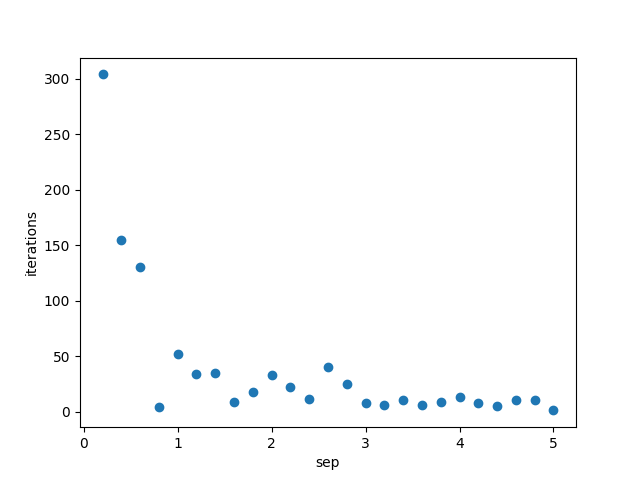

Write Python code to recreate this figure.
import p1_4 as pla
import p3_x
import numpy as np
import matplotlib.pyplot as plt


def calc_steps(sep):
    D = p3_x.generate_linearly_separable_data(sep, N=20000)
    _, iters = pla.learn(D)
    return iters

seps = np.arange(start=0.2, step=0.2, stop=5.1)
iters = np.array([calc_steps(sep) for sep in seps])

plt.scatter(x=seps, y=iters)
plt.xlabel("sep")
plt.ylabel("iterations")
plt.savefig('p3_2.png')